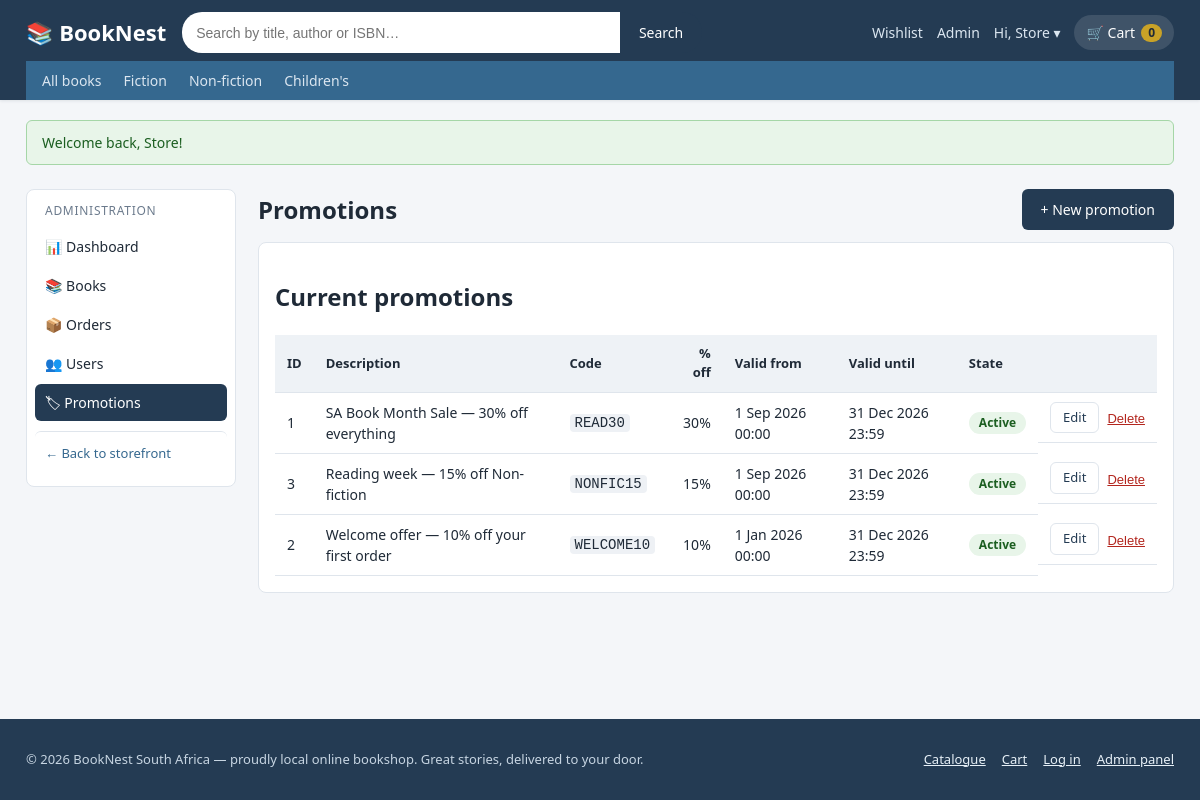
The app's page /admin/promotions.php (signed in) with its own data.
### tables this page shows
CREATE TABLE promotions (
    PromoID       INT          NOT NULL AUTO_INCREMENT,
    Description   VARCHAR(120) NOT NULL,
    DiscountCode  VARCHAR(40)  NOT NULL,
    DiscountValue DECIMAL(5,2) NOT NULL,              
    ValidityStart DATETIME     NOT NULL,
    ValidityEnd   DATETIME     NOT NULL,
    PRIMARY KEY (PromoID),
    UNIQUE KEY uq_promos_code (DiscountCode)
);

### public/includes/db.php (called while the page is built, shortened)
<?php
final class DatabaseConnection
{
    private static ?DatabaseConnection $instance = null;
    private PDO $pdo;
    private function __construct()
    {
        $dsn = sprintf('mysql:host=%s;port=%d;dbname=%s;charset=utf8mb4',
            DB_HOST, DB_PORT, DB_NAME);
        $this->pdo = new PDO($dsn, DB_USER, DB_PASS, [
            PDO::ATTR_ERRMODE            => PDO::ERRMODE_EXCEPTION,
            PDO::ATTR_DEFAULT_FETCH_MODE => PDO::FETCH_ASSOC,
            PDO::ATTR_EMULATE_PREPARES   => false,
            PDO::ATTR_STRINGIFY_FETCHES  => false,
        ]);
    }
    public static function getInstance(): self
    {
        if (self::$instance === null) {
            self::$instance = new self();
        }
        return self::$instance;
    }
    public function pdo(): PDO
    {
        return $this->pdo;
    }
}

### public/includes/init.php (called while the page is built, shortened)
<?php
require_once __DIR__ . '/db.php';
require_once __DIR__ . '/functions.php';
function db(): PDO
{
    return DatabaseConnection::getInstance()->pdo();
}

### public/admin/promotions.php (the view, shortened to what this page needs)
<?php
require_once __DIR__ . '/../includes/init.php';
$errors = [];
$editing = null;
$showForm = get('form') === '1' || $editing !== null
    || ($_SERVER['REQUEST_METHOD'] === 'POST' && $errors !== []);
$promos = db()->query('SELECT * FROM promotions ORDER BY ValidityStart DESC')->fetchAll();
include __DIR__ . '/../includes/admin_header.php';
function promo_state(array $p): string
{
    $now = time();
    $s   = strtotime($p['ValidityStart']);
    $e   = strtotime($p['ValidityEnd']);
    return 'active';
}
?>
<div class="panel-head">
  <h1>Promotions</h1>
  <?php if (!$showForm): ?><a class="btn btn-dark" href="promotions.php?form=1">&#43; New promotion</a><?php endif; ?>
</div>
<section class="panel">
  <h2>Current promotions</h2>
  <?php if (!$promos): ?>
    <p class="muted">No promotions yet.</p>
  <?php else: ?>
    <div class="table-scroll">
      <table class="data-table">
        <thead><tr><th>ID</th><th>Description</th><th>Code</th><th class="num">% off</th><th>Valid from</th><th>Valid until</th><th>State</th><th></th></tr></thead>
        <tbody>
          <?php foreach ($promos as $p): $st = promo_state($p); ?>
            <tr>
              <td><?= (int) $p['PromoID'] ?></td>
              <td><?= e($p['Description']) ?></td>
              <td><code><?= e($p['DiscountCode']) ?></code></td>
              <td class="num"><?= rtrim(rtrim(number_format((float) $p['DiscountValue'], 2), '0'), '.') ?>%</td>
              <td><?= e(date('j M Y H:i', strtotime($p['ValidityStart']))) ?></td>
              <td><?= e(date('j M Y H:i', strtotime($p['ValidityEnd']))) ?></td>
              <td><span class="badge badge-<?= $st ?>"><?= ucfirst($st) ?></span></td>
              <td class="row-actions">
                <a class="btn btn-light btn-sm" href="promotions.php?edit=<?= (int) $p['PromoID'] ?>">Edit</a>
                <form method="post" action="promotions.php" onsubmit="return confirm('Delete <?= e($p['DiscountCode']) ?>?');">
                  <button type="submit" class="btn-link-danger">Delete</button>
                </form>
              </td>
            </tr>
          <?php endforeach; ?>
        </tbody>
      </table>
    </div>
  <?php endif; ?>
</section>
<?php include __DIR__ . '/../includes/admin_footer.php'; ?>

### public/css/style.css (style rules this page uses)
:root { --ink: #1f2a37; --muted: #6b7a8c; --brand: #243b53; --brand-2: #35688f; --accent: #c9a227; --paper: #ffffff; --bg: #f4f6f9; --line: #dfe5ec; --good: #2e7d32; --bad: #b3261e; --radius: 8px; --shadow: 0 1px 3px rgba(20, 40, 60, .10); --shadow-lg: 0 6px 20px rgba(20, 40, 60, .12); }
* { box-sizing: border-box; }
html { scroll-behavior: smooth; }
body { margin: 0; font-family: 'Segoe UI', system-ui, Arial, sans-serif; font-size: 16px; line-height: 1.5; color: var(--ink); background: var(--bg); display: flex; flex-direction: column; min-height: 100vh; }
a { color: var(--brand-2); }
code { background: #eef1f5; padding: 1px 5px; border-radius: 4px; }
.btn { display: inline-block; border: 1px solid transparent; cursor: pointer; text-align: center; text-decoration: none; font: inherit; font-size: 14px; padding: 9px 18px; border-radius: 6px; transition: filter .15s; }
.btn-dark { background: var(--brand); color: #fff; }
.btn-light { background: #fff; color: var(--brand); border-color: var(--line); }
.btn-sm { padding: 5px 12px; font-size: 13px; }
.btn-link-danger { background: none; border: none; padding: 0; color: var(--bad); cursor: pointer; font-size: 13px; text-decoration: underline; }
.badge { display: inline-block; border-radius: 12px; padding: 2px 10px; font-size: 12px; font-weight: 600; }
.badge-active { background: #e8f5e9; color: #1b5e20; }
.data-table { width: 100%; border-collapse: collapse; background: #fff; font-size: 14px; }
.data-table th, .data-table td { padding: 9px 12px; border-bottom: 1px solid var(--line); text-align: left; vertical-align: middle; }
.data-table th { background: #eef2f6; font-weight: 600; font-size: 13px; }
.data-table .num { text-align: right; }
.table-scroll { overflow-x: auto; }
.panel { background: #fff; border: 1px solid var(--line); border-radius: var(--radius); padding: 16px; margin: 0 0 16px; }
.admin-content h1 { margin: 0 0 10px; font-size: 24px; }
.panel-head { display: flex; justify-content: space-between; gap: 14px; align-items: center; flex-wrap: wrap; margin-bottom: 12px; }
.panel-head h1 { margin: 0; }
.row-actions { display: flex; gap: 8px; align-items: center; }
.row-actions .btn { text-decoration: none; }

### records on screen
promotions: PromoID "1", Description "SA Book Month Sale — 30% off everything", DiscountCode "READ30", DiscountValue "30", ValidityStart "1 Sep 2026 00:00", ValidityEnd "31 Dec 2026 23:59", st "Active"
promotions: PromoID "3", Description "Reading week — 15% off Non-fiction", DiscountCode "NONFIC15", DiscountValue "15", ValidityStart "1 Sep 2026 00:00", ValidityEnd "31 Dec 2026 23:59", st "Active"
promotions: PromoID "2", Description "Welcome offer — 10% off your first order", DiscountCode "WELCOME10", DiscountValue "10", ValidityStart "1 Jan 2026 00:00", ValidityEnd "31 Dec 2026 23:59", st "Active"

### other values on screen
explode(' ', $user['Name'])[0] "Store"
$cartN "0"
$g "Fiction"
$g "Non-fiction"
$g "Children's"
$f['msg'] "Welcome back, Store!"
APP_NAME "BookNest"
